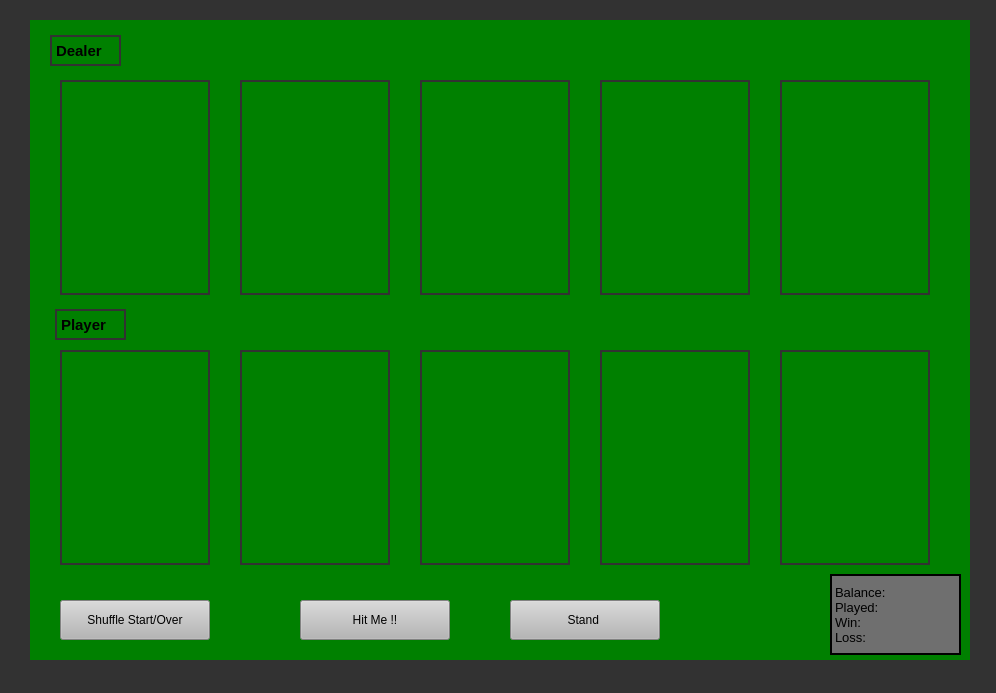
<?xml version="1.0" encoding="UTF-8"?>
<ui version="4.0">
 <class>Form</class>
 <widget class="QWidget" name="Form">
  <property name="geometry">
   <rect>
    <x>0</x>
    <y>0</y>
    <width>996</width>
    <height>693</height>
   </rect>
  </property>
  <property name="windowTitle">
   <string>Form</string>
  </property>
  <property name="autoFillBackground">
   <bool>false</bool>
  </property>
  <property name="styleSheet">
   <string notr="true"/>
  </property>
  <widget class="QWidget" name="background" native="true">
   <property name="geometry">
    <rect>
     <x>0</x>
     <y>0</y>
     <width>1000</width>
     <height>700</height>
    </rect>
   </property>
   <property name="styleSheet">
    <string notr="true">background-color: rgb(50, 50, 50)</string>
   </property>
   <widget class="QLabel" name="playercard3">
    <property name="geometry">
     <rect>
      <x>420</x>
      <y>350</y>
      <width>150</width>
      <height>215</height>
     </rect>
    </property>
    <property name="styleSheet">
     <string notr="true">background-color: green; border: 2px solid rgb(50,50,50);</string>
    </property>
    <property name="text">
     <string/>
    </property>
    <property name="pixmap">
     <pixmap>../../../image/2_of_club.png</pixmap>
    </property>
    <property name="scaledContents">
     <bool>true</bool>
    </property>
   </widget>
   <widget class="QPushButton" name="spushbutton">
    <property name="geometry">
     <rect>
      <x>60</x>
      <y>600</y>
      <width>150</width>
      <height>40</height>
     </rect>
    </property>
    <property name="styleSheet">
     <string notr="true">
background-color: rgb(182, 182, 182);</string>
    </property>
    <property name="text">
     <string>Shuffle Start/Over</string>
    </property>
   </widget>
   <widget class="QPushButton" name="stand">
    <property name="geometry">
     <rect>
      <x>510</x>
      <y>600</y>
      <width>150</width>
      <height>40</height>
     </rect>
    </property>
    <property name="styleSheet">
     <string notr="true">background-color: rgb(182, 182, 182);</string>
    </property>
    <property name="text">
     <string>Stand </string>
    </property>
   </widget>
   <widget class="QLabel" name="playercard2">
    <property name="geometry">
     <rect>
      <x>240</x>
      <y>350</y>
      <width>150</width>
      <height>215</height>
     </rect>
    </property>
    <property name="styleSheet">
     <string notr="true">background-color: green; border: 2px solid rgb(50,50,50);</string>
    </property>
    <property name="text">
     <string/>
    </property>
    <property name="pixmap">
     <pixmap>../../../image/2_of_club.png</pixmap>
    </property>
    <property name="scaledContents">
     <bool>true</bool>
    </property>
   </widget>
   <widget class="QLabel" name="plabel">
    <property name="geometry">
     <rect>
      <x>55</x>
      <y>309</y>
      <width>71</width>
      <height>31</height>
     </rect>
    </property>
    <property name="font">
     <font>
      <pointsize>11</pointsize>
      <weight>75</weight>
      <bold>true</bold>
     </font>
    </property>
    <property name="styleSheet">
     <string notr="true">background-color: green; border: 2px solid rgb(50,50,50);</string>
    </property>
    <property name="text">
     <string>Player</string>
    </property>
   </widget>
   <widget class="QPushButton" name="hitme">
    <property name="geometry">
     <rect>
      <x>300</x>
      <y>600</y>
      <width>150</width>
      <height>40</height>
     </rect>
    </property>
    <property name="styleSheet">
     <string notr="true">background-color: rgb(182, 182, 182);</string>
    </property>
    <property name="text">
     <string>Hit Me !!</string>
    </property>
   </widget>
   <widget class="QLabel" name="playercard4">
    <property name="geometry">
     <rect>
      <x>600</x>
      <y>350</y>
      <width>150</width>
      <height>215</height>
     </rect>
    </property>
    <property name="styleSheet">
     <string notr="true">background-color: green; border: 2px solid rgb(50,50,50);</string>
    </property>
    <property name="text">
     <string/>
    </property>
    <property name="pixmap">
     <pixmap>../../../image/2_of_club.png</pixmap>
    </property>
    <property name="scaledContents">
     <bool>true</bool>
    </property>
   </widget>
   <widget class="QLabel" name="playercard5">
    <property name="geometry">
     <rect>
      <x>780</x>
      <y>350</y>
      <width>150</width>
      <height>215</height>
     </rect>
    </property>
    <property name="styleSheet">
     <string notr="true">background-color: green; border: 2px solid rgb(50,50,50);</string>
    </property>
    <property name="text">
     <string/>
    </property>
    <property name="pixmap">
     <pixmap>../../../image/2_of_club.png</pixmap>
    </property>
    <property name="scaledContents">
     <bool>true</bool>
    </property>
   </widget>
   <widget class="QLabel" name="dlabel">
    <property name="geometry">
     <rect>
      <x>50</x>
      <y>35</y>
      <width>71</width>
      <height>31</height>
     </rect>
    </property>
    <property name="font">
     <font>
      <pointsize>11</pointsize>
      <weight>75</weight>
      <bold>true</bold>
     </font>
    </property>
    <property name="styleSheet">
     <string notr="true">background-color: green; border: 2px solid rgb(50,50,50);</string>
    </property>
    <property name="text">
     <string>Dealer</string>
    </property>
   </widget>
   <widget class="QLabel" name="dealercard2">
    <property name="geometry">
     <rect>
      <x>240</x>
      <y>80</y>
      <width>150</width>
      <height>215</height>
     </rect>
    </property>
    <property name="styleSheet">
     <string notr="true">background-color: green; border: 2px solid rgb(50,50,50);</string>
    </property>
    <property name="text">
     <string/>
    </property>
    <property name="pixmap">
     <pixmap>../../../image/back.png</pixmap>
    </property>
    <property name="scaledContents">
     <bool>true</bool>
    </property>
   </widget>
   <widget class="QLabel" name="dealercard1">
    <property name="geometry">
     <rect>
      <x>60</x>
      <y>80</y>
      <width>150</width>
      <height>215</height>
     </rect>
    </property>
    <property name="styleSheet">
     <string notr="true">background-color: green; border: 2px solid rgb(50,50,50);</string>
    </property>
    <property name="frameShape">
     <enum>QFrame::NoFrame</enum>
    </property>
    <property name="text">
     <string/>
    </property>
    <property name="pixmap">
     <pixmap>../../../image/back.png</pixmap>
    </property>
    <property name="scaledContents">
     <bool>true</bool>
    </property>
   </widget>
   <widget class="QLabel" name="dealercard5">
    <property name="geometry">
     <rect>
      <x>780</x>
      <y>80</y>
      <width>150</width>
      <height>215</height>
     </rect>
    </property>
    <property name="styleSheet">
     <string notr="true">background-color: green; border: 2px solid rgb(50,50,50);</string>
    </property>
    <property name="text">
     <string/>
    </property>
    <property name="pixmap">
     <pixmap>../../../image/back.png</pixmap>
    </property>
    <property name="scaledContents">
     <bool>true</bool>
    </property>
   </widget>
   <widget class="QLabel" name="playercard1">
    <property name="geometry">
     <rect>
      <x>60</x>
      <y>350</y>
      <width>150</width>
      <height>215</height>
     </rect>
    </property>
    <property name="styleSheet">
     <string notr="true">background-color: green; border: 2px solid rgb(50,50,50);</string>
    </property>
    <property name="text">
     <string/>
    </property>
    <property name="pixmap">
     <pixmap>../../../image/2_of_club.png</pixmap>
    </property>
    <property name="scaledContents">
     <bool>true</bool>
    </property>
   </widget>
   <widget class="QFrame" name="frame">
    <property name="geometry">
     <rect>
      <x>30</x>
      <y>20</y>
      <width>940</width>
      <height>640</height>
     </rect>
    </property>
    <property name="styleSheet">
     <string notr="true">background-color: green;border: 20px;</string>
    </property>
    <property name="frameShape">
     <enum>QFrame::StyledPanel</enum>
    </property>
    <property name="frameShadow">
     <enum>QFrame::Raised</enum>
    </property>
    <widget class="QLabel" name="stats">
     <property name="geometry">
      <rect>
       <x>800</x>
       <y>554</y>
       <width>131</width>
       <height>81</height>
      </rect>
     </property>
     <property name="font">
      <font>
       <family>Arial</family>
       <pointsize>10</pointsize>
       <weight>50</weight>
       <italic>false</italic>
       <bold>false</bold>
      </font>
     </property>
     <property name="styleSheet">
      <string notr="true">background-color: rgb(111, 111, 111);
border: 2px solid black;</string>
     </property>
     <property name="text">
      <string>Balance: 
Played:
Win:
Loss:</string>
     </property>
     <property name="alignment">
      <set>Qt::AlignLeading|Qt::AlignLeft|Qt::AlignVCenter</set>
     </property>
    </widget>
   </widget>
   <widget class="QLabel" name="dealercard4">
    <property name="geometry">
     <rect>
      <x>600</x>
      <y>80</y>
      <width>150</width>
      <height>215</height>
     </rect>
    </property>
    <property name="styleSheet">
     <string notr="true">background-color: green; border: 2px solid rgb(50,50,50);</string>
    </property>
    <property name="text">
     <string/>
    </property>
    <property name="pixmap">
     <pixmap>../../../image/back.png</pixmap>
    </property>
    <property name="scaledContents">
     <bool>true</bool>
    </property>
   </widget>
   <widget class="QLabel" name="dealercard3">
    <property name="geometry">
     <rect>
      <x>420</x>
      <y>80</y>
      <width>150</width>
      <height>215</height>
     </rect>
    </property>
    <property name="styleSheet">
     <string notr="true">background-color: green; border: 2px solid rgb(50,50,50);</string>
    </property>
    <property name="text">
     <string/>
    </property>
    <property name="pixmap">
     <pixmap>../../../image/back.png</pixmap>
    </property>
    <property name="scaledContents">
     <bool>true</bool>
    </property>
   </widget>
   <zorder>frame</zorder>
   <zorder>playercard3</zorder>
   <zorder>spushbutton</zorder>
   <zorder>stand</zorder>
   <zorder>playercard2</zorder>
   <zorder>plabel</zorder>
   <zorder>hitme</zorder>
   <zorder>playercard4</zorder>
   <zorder>playercard5</zorder>
   <zorder>dlabel</zorder>
   <zorder>dealercard2</zorder>
   <zorder>dealercard1</zorder>
   <zorder>dealercard5</zorder>
   <zorder>playercard1</zorder>
   <zorder>dealercard4</zorder>
   <zorder>dealercard3</zorder>
  </widget>
 </widget>
 <resources/>
 <connections/>
</ui>
